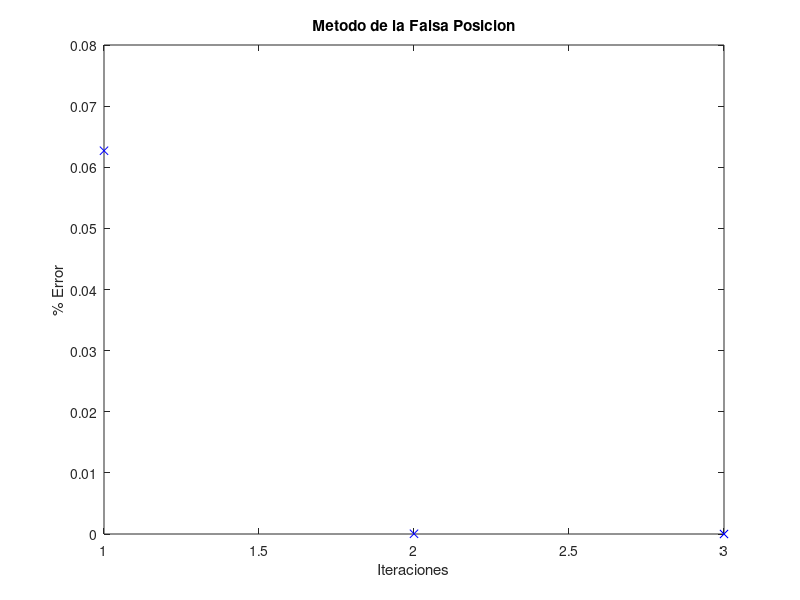

Write MATLAB code to recreate this figure.
%{
    Metodo de la Falsa Posicion
    Parametros de Entrada
        @param func: funcion a la cual se le aplicara el algoritmo
        @param x0: valor del primer intervalo
        @param x1: valor del segundo intervalo
        @param MAXIT:  iteraciones maximas
        @param TOL:  tolerencia del algoritmo
    
    Parametros de Salida
        @return xAprox: valor aproximado de x
        @return error: porcentaje de error del resultado obtenido
%}

clc;
clear;

function [xAprox, err] = falsaPosicion(func, x0, x1, MAXIT, TOL)
    a = x0;
    b = x1;

    if(func(a) * func(b) < 0)
        iter = 1;
        err = 1;
        iterl = []; % Lista que almacena el numero de iteraciones para despues graficar
        errl = []; % Lista que almacena el % de error de cada iteracion para despues graficar
        xAprox = 0;

        x2 = x1 - ((x1 - x0) / (func(x1) - func(x0))) * func(x1);

        if(func(a) * func(x2) < 0)

            while(iter < MAXIT)
                xAprox = x2 - ((x2 - a) / (func(x2) - func(a))) * func(x2);
                err = (abs(xAprox - x2)) / (abs(xAprox));
                iterl(iter) = iter;
                errl(iter) = err;
                
                if(err < TOL)
                  plot(iterl, errl, 'bx');
                  title("Metodo de la Falsa Posicion");
                  xlabel("Iteraciones");
                  ylabel("% Error");
                  return;
                else
                    iter = iter + 1;
                    a = x2;
                    x2 =  xAprox;
                endif
            endwhile

            plot(iterl, errl, 'bx');
            title("Metodo de la Falsa Posicion");
            xlabel("Iteraciones");
            ylabel("% Error");
            return;

        elseif(func(x2) * func(b) < 0)
     
            while(iter < MAXIT)
                xAprox = b - ((b - x2) / (func(b) - func(x2))) * func(b);
                err = (abs(xAprox - b)) / (abs(xAprox));
                iterl(iter) = iter;
                errl(iter) = err;
                
                if(err < TOL)
                  plot(iterl, errl, 'bx');
                  title("Metodo de la Falsa Posicion");
                  xlabel("Iteraciones");
                  ylabel("% Error");
                  return;
                else
                    iter = iter + 1;
                    x2 = b;
                    b =  xAprox;
                endif
            endwhile

            plot(iterl, errl, 'bx');
            title("Metodo de la Falsa Posicion");
            xlabel("Iteraciones");
            ylabel("% Error");
        else
            error("Condiciones en los parametros de entrada no garantizan el cero de la funcion.")
        endif
    else
        error("Condiciones en los parametros de entrada no garantizan el cero de la funcion.")
    endif
    return;
endfunction

x0 = 1/2;
x1 = pi/4;
MAXIT = 100;
TOL = 0.00001;
func = @(x) cos(x) - x;
[xAprox, err] = falsaPosicion(func, x0, x1, MAXIT, TOL);
printf('xAprox = %f\n%%Error = %i \n', xAprox, err);